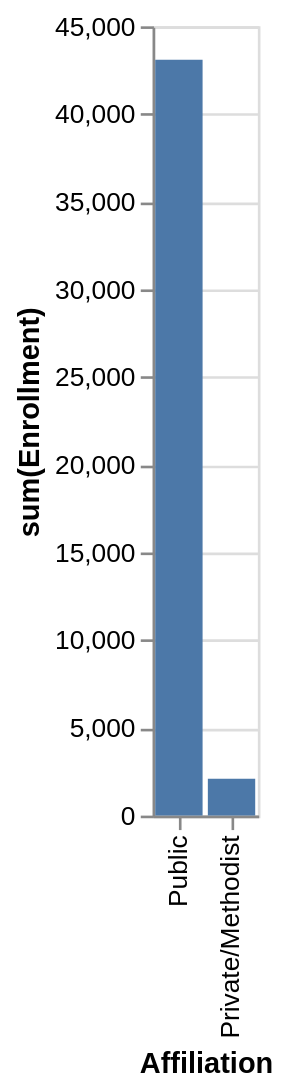

Source (Vega-Lite JSON):
### Vega-Lite specification from a JSON file in a GitHub repository (floating-point values rounded to 4 significant figures)
{"data": {"values": [{"x_data": "Public", "y_data": 43092}, {"x_data": "Private/Methodist", "y_data": 2100}]}, "mark": "bar", "encoding": {"x": {"field": "x_data", "type": "nominal", "title": "Affiliation", "sort": "descending"}, "y": {"field": "y_data", "type": "quantitative", "title": "sum(Enrollment)"}}}
